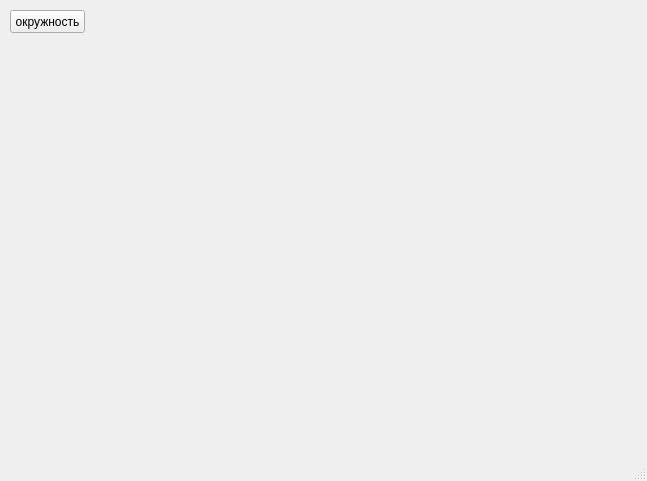
<?xml version="1.0" encoding="UTF-8"?>
<ui version="4.0">
 <class>MainWindow</class>
 <widget class="QMainWindow" name="MainWindow">
  <property name="geometry">
   <rect>
    <x>0</x>
    <y>0</y>
    <width>647</width>
    <height>481</height>
   </rect>
  </property>
  <property name="windowTitle">
   <string>Окружности</string>
  </property>
  <widget class="QWidget" name="centralwidget">
   <widget class="QPushButton" name="pushButton">
    <property name="geometry">
     <rect>
      <x>10</x>
      <y>10</y>
      <width>75</width>
      <height>23</height>
     </rect>
    </property>
    <property name="text">
     <string>окружность</string>
    </property>
   </widget>
  </widget>
  <widget class="QMenuBar" name="menubar">
   <property name="geometry">
    <rect>
     <x>0</x>
     <y>0</y>
     <width>647</width>
     <height>21</height>
    </rect>
   </property>
  </widget>
  <widget class="QStatusBar" name="statusbar"/>
 </widget>
 <resources/>
 <connections/>
</ui>
